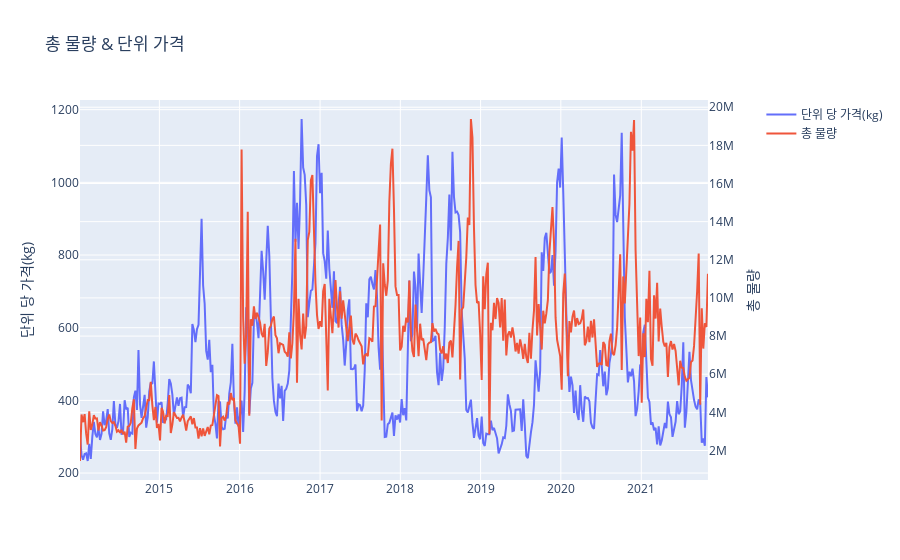

This figure's notebook cell:
### Code cell
fig = make_subplots(specs=[[{"secondary_y": True}]])

fig.add_trace(go.Scatter(x=rad_week['SALEDATE'], y=rad_week['PER_PRICE'], name='단위 당 가격(kg)'))
fig.add_trace(go.Scatter(x=rad_week['SALEDATE'], y=rad_week['TOT_QTY'], name='총 물량'), secondary_y=True)

# Set y-axes titles
fig.update_yaxes(title_text="단위 당 가격(kg)", secondary_y=False)
fig.update_yaxes(title_text="총 물량", secondary_y=True)

fig.update_layout(title_text='총 물량 & 단위 가격')

fig.show()

### Figure 1 — Plotly figure (JSON) as saved in the notebook; plotly's stock layout.template omitted (floating-point values rounded to 4 significant figures; data arrays with more than 128 entries replaced by an {"elided": "..."} marker saying what was removed)
{"data": [{"name": "단위 당 가격(kg)", "type": "scatter", "x": {"elided": "409 str values"}, "y": {"elided": "409 float values"}}, {"name": "총 물량", "type": "scatter", "x": {"elided": "409 str values"}, "xaxis": "x", "y": {"elided": "409 float values"}, "yaxis": "y2"}], "layout": {"title": {"text": "총 물량 & 단위 가격"}, "xaxis": {"anchor": "y", "domain": [0, 0.94]}, "yaxis": {"anchor": "x", "domain": [0, 1], "title": {"text": "단위 당 가격(kg)"}}, "yaxis2": {"anchor": "x", "overlaying": "y", "side": "right", "title": {"text": "총 물량"}}}}
